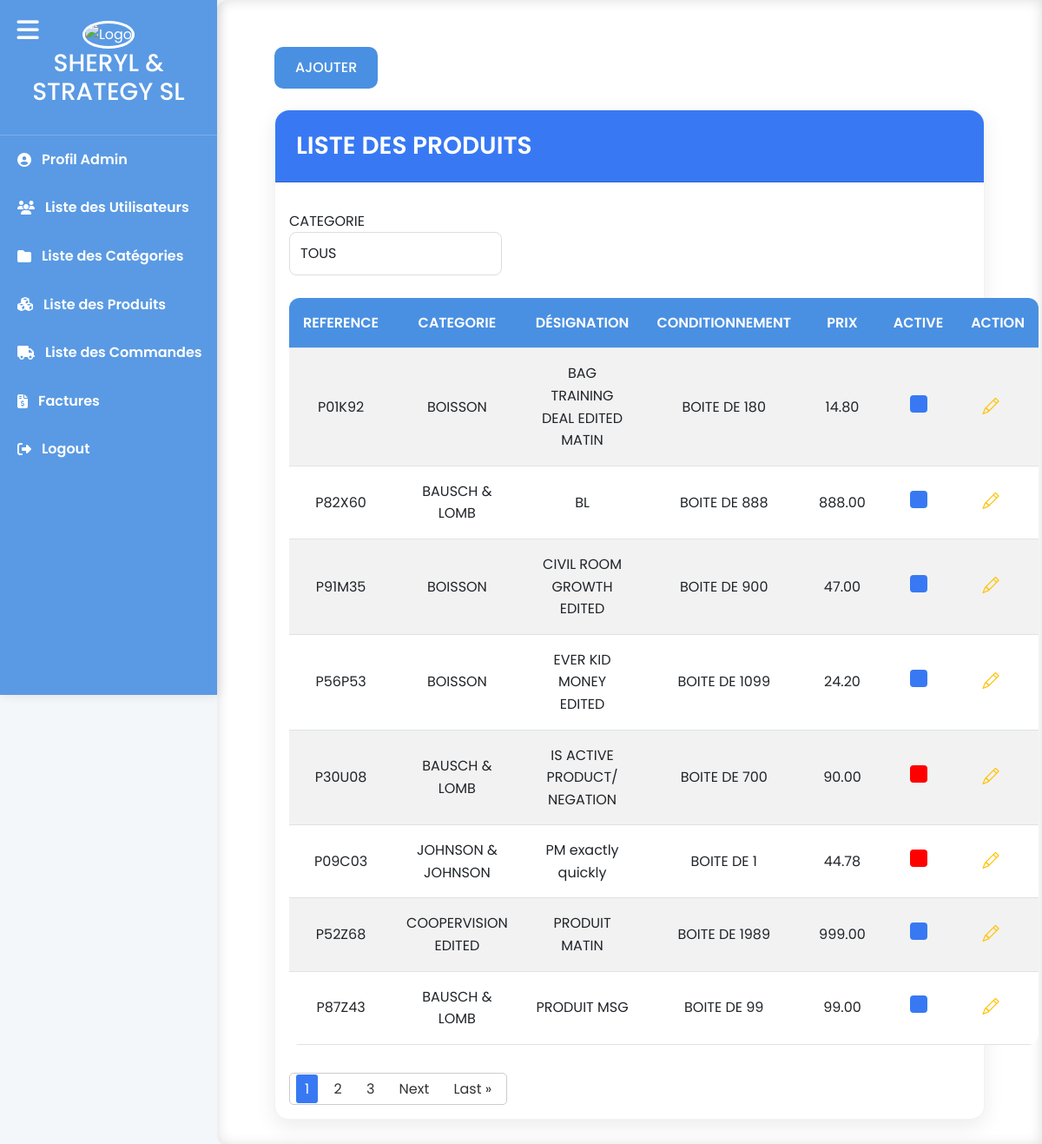
Before: /order_management/product_list/ (signed in) with the older database file.
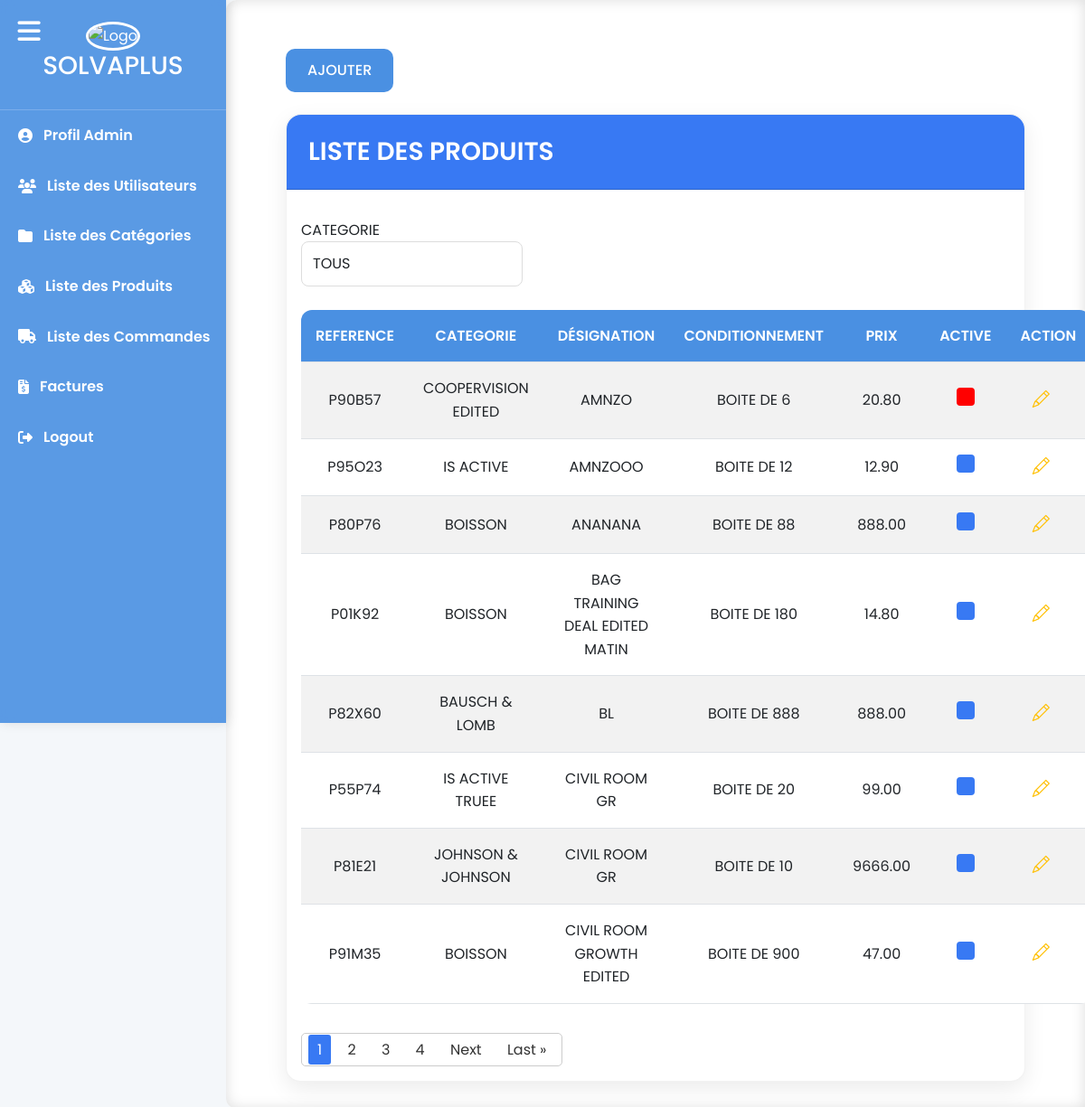
After: the same page with the newer database file.
### sherly_app/models.py (models this page shows, shortened)
class Societe(models.Model):
    nom1 = models.CharField(max_length=255, blank=True, null=True,default='SHERLY & STRATEGY SL')
    nom2 = models.CharField(max_length=255, blank=True, null=True,default='Division Optical')
    ligne1 = models.CharField(max_length=255, blank=True, null=True,default='AV Naciones Unidas')
    ligne2 = models.CharField(max_length=255, blank=True, null=True,default='Ed Cristamar 30,')
    ligne3 = models.CharField(max_length=255, blank=True, null=True,default='Peurto Banus 29660,')
    ligne4 = models.CharField(max_length=255, blank=True, null=True,default='Mail: admin@gmail.com')
    ligne5 = models.CharField(max_length=255, blank=True, null=True,default='Numero IVA: ESB06835052')
    logo = models.ImageField(upload_to='images/', null=True, blank=True)
    code_client = models.CharField(max_length=255,default='00033147853314')
    livre1=models.CharField(max_length=50,default='SCROTIS  OPTIC 2000')
    livre2=models.CharField(max_length=50,default='38 rue Saint Denis')
    livre3=models.CharField(max_length=50,default='92700 COLOMBES')
    livre4=models.CharField(max_length=50,default='FRANCE')
    achteur1=models.CharField(max_length=50,default='SCROTIS  OPTIC 2000 ')
    achteur2=models.CharField(max_length=50,default='38 rue Saint Denis')
    achteur3=models.CharField(max_length=50,default='92700 COLOMBES')
    achteur4=models.CharField(max_length=50,default='FRANCE')
    achteur5=models.CharField(max_length=50,default='Numero TVA Intraceo')
    achteur6=models.CharField(max_length=50,default='FR7547911891')
    nif=models.CharField(max_length=100,blank=True,null=True,default='NIF:B062835052-Nº IVA : ESB068350201152')
    phrase=models.CharField(max_length=100,default="L'expédition s'effectue conformément a nos conditions générales de vente")
    pays=models.CharField(max_length=100,default="ESPAGNE")
    telephone=models.CharField(max_length=100,default="+333333333333")
    tva = models.IntegerField(default=0)
    boite_envoi = models.CharField(max_length=100,default="gestionrecrutement@hotmail.com", error_messages={'invalid': "L'adresse email de boite d'envoi est invalide."})
    boite_reception = models.CharField(max_length=100,default="optiquejaures@hotmail.com", error_messages={'invalid': "L'adresse email de boite de réception est invalide."})
    pdf_pwd=models.CharField(max_length=20,default="Optical2024")

class Produit(models.Model):
    designation = models.CharField(max_length=255, blank=True, null=True)
    famille = models.ForeignKey(Famille, on_delete=models.CASCADE, blank=True, null=True)
    conditionnement_count = models.IntegerField(default=1)
    prix = models.DecimalField(max_digits=10, decimal_places=2)
    reference = models.CharField(max_length=7, default='', editable=False)  # Set editable to False to prevent manual editing
    is_active = models.BooleanField(default=True)  # Boolean field for activation status
    image = models.ImageField(upload_to='produits/', blank=True, null=True)

class Famille(models.Model):
    famille = models.CharField(max_length=255)
    description = RichTextField(blank=True, null=True)  # champ riche texte + image
    is_active = models.BooleanField(default=True)  # Boolean field for activation status
    image = models.ImageField(_('Image'), upload_to='familles/', blank=True)
    def __str__(self):
        return self.famille

### sherly_app/views.py (the view)
# urls.py: path('product_list/', user_passes_test(is_superuser, login_url='bl_login')(products_list), name='product_list'),
@login_required(login_url='bl_login')
def products_list(request):
    products = Produit.objects.all().order_by('designation')
    famille_list = Famille.objects.filter(is_active=True)
    items_per_page = 8
    paginator = Paginator(products, items_per_page)
    page = request.GET.get('page')
    try:
        products = paginator.page(page)
    except PageNotAnInteger:
        products = paginator.page(1)
    except EmptyPage:
        products = paginator.page(paginator.num_pages)
    return render(request, 'produits/liste.html', {'products': products,'famille_list':famille_list})

### sherly_app/context_processors.py (called while the page is built)
def societer_info(request):
    societe = Societe.objects.first()  # Retrieve societer information (adjust as necessary)
    return {'societe': societe}

def familles_context(request):
    familles = Famille.objects.all()  # Récupère toutes les familles
    return {'familles': familles}

def produits_context(request):
    produits = Produit.objects.all()  # Récupère toutes les familles
    return {'produits': produits}

### sherly_app/urls.py (called while the page is built)
def is_superuser(user):
    return user.is_superuser

### sherly_app/templates/produits/liste.html (shortened to what this page needs)
{% extends 'base.html' %}
{% block content %}
    <div class="container mt-4">
        <div class="container">
            <a href="{% url 'add_product' %}" class="btn btn-primary mb-4">AJOUTER</a>
            <div class="card">
                <div class="card-header" style="background-color: #3879f3; color: white;">
                    <h2 class="mb-0">LISTE DES PRODUITS</h2>
                </div>
                <div class="card-body">
                    <div class="row">
                        <div class="col-md-4">
                            <div class="form-group">
                                <label for="categorie1">CATEGORIE </label>
                                <select class="form-control" id="filterByFamille" name="filterByFamille">
                                    <option value=""  selected>TOUS</option>
                                </select>
                            </div>
                        </div>
                        <div class="col-md-3">
                        </div>
                    </div>
                    <br>
                    <table class="table table-striped" id="productTable">
                        <thead>
                            <tr>
                                <th>REFERENCE</th>
                                <th>CATEGORIE</th>
                                <th>DÉSIGNATION</th>
                                <th>CONDITIONNEMENT</th>
                                <th>PRIX</th>
                                <th>ACTIVE</th>
                                <th>ACTION</th>
                            </tr>
                        </thead>
                        <tbody>
                            {% for product in products %}
                                <tr data-famille="{{ product.famille.famille }}">
                                    <td>{{ product.reference }}</td>
                                    <td>{{ product.famille.famille}}</td>
                                    <td>{{ product.designation }}</td>
                                    <td>BOITE DE {{ product.conditionnement_count }}</td>
                                    <td>{{ product.prix }}</td>
                                    <td>
                                        <input type="checkbox" disabled {% if product.is_active %}checked{% endif %}>
                                    </td>
                                    <td>
                                        <a href="{% url 'edit_product' id=product.id %}" class="text-warning"><i class="bi bi-pencil"></i></a>
                                    </td>
                                </tr>
                            {% endfor %}
                        </tbody>
                    </table>
                    <div class="pagination">
                        <div class="pagination-inner">
                            {% for num in products.paginator.page_range %}
                                {% if num == products.number %}
                                    <span class="current-page">{{ num }}</span>
                                {% else %}
                                    <a class="pagination-link" href="?page={{ num }}">{{ num }}</a>
                                {% endif %}
                            {% endfor %}
                            {% if products.has_next %}
                                <a class="pagination-link" href="?page={{ products.next_page_number }}">Next</a>
                                <a class="pagination-link" href="?page={{ products.paginator.num_pages }}">Last &raquo;</a>
                            {% endif %}
                        </div>
                    </div>
                    </div>
                    </div>
                    </div>
                    </div>
                    {% endblock %}

### sherly_app/templates/base.html (shortened to what this page needs)
{% load static %}
<!DOCTYPE html>
<html lang="fr">
<head>
    <link href="https://cdn.jsdelivr.net/npm/bootstrap@5.3.0/dist/css/bootstrap.min.css" rel="stylesheet" />
    <link href="https://cdnjs.cloudflare.com/ajax/libs/font-awesome/6.4.0/css/all.min.css" rel="stylesheet" />
    <link href="https://cdn.jsdelivr.net/npm/bootstrap-icons@1.11.1/font/bootstrap-icons.css" rel="stylesheet" />
    <link href="{% static 'css/main.css' %}" rel="stylesheet" />
</head>
<body>
    <button id="sidebarCollapse" aria-label="Toggle Sidebar">
        <i class="fas fa-bars"></i>
    </button>
    <nav id="sidebar" class="fade-in">
        <div class="sidebar-header">
            <img src="{% static 'images/logo.png' %}" alt="Logo" class="fade-in">
            <h3>{{societe.nom1}}</h3>
        </div>
        {% if user.is_superuser %}
        <ul class="components">
            <li><a href="{% url 'profile' %}"><i class="fas fa-user-circle"></i> <span class="text">Profil Admin</span></a></li>
            <li><a href="{% url 'list_user' %}"><i class="fas fa-users"></i> <span class="text">Liste des Utilisateurs</span></a></li>
            <li><a href="{% url 'categorie_list' %}"><i class="fas fa-folder"></i> <span class="text">Liste des Catégories</span></a></li>
            <li><a href="{% url 'product_list' %}"><i class="fas fa-cubes"></i> <span class="text">Liste des Produits</span></a></li>
            <li><a href="{% url 'commande_list' %}"><i class="fas fa-truck"></i> <span class="text">Liste des Commandes</span></a></li>
            <li><a href="{% url 'facture' %}"><i class="fas fa-file-invoice-dollar"></i> <span class="text">Factures</span></a></li>
            <li><a href="{% url 'bl_logout' %}"><i class="fas fa-sign-out-alt"></i> <span class="text">Logout</span></a></li>
        </ul>
        {% else %}
        <ul class="components">
            <li><a href="{% url 'commande_list' %}"><i class="fas fa-truck"></i> <span class="text">Liste des Commandes</span></a></li>
            <li><a href="{% url 'bl_logout' %}"><i class="fas fa-sign-out-alt"></i> <span class="text">Logout</span></a></li>
        </ul>
        {% endif %}
    </nav>
    <div id="content" class="fade-in">
        <div class="container-fluid">
            {% block content %}
            {% endblock %}
        </div>
    </div>
</body>
</html>

Changed rows visible on the page:
no longer on this page (row unchanged): Produit: reference "P56P53", famille.famille "BOISSON", designation "EVER KID MONEY EDITED", conditionnement_count "1099", prix "24.20", is_active "☑"
no longer on this page (row unchanged): Produit: reference "P30U08", famille.famille "BAUSCH & LOMB", designation "IS ACTIVE PRODUCT/ NEGATION", conditionnement_count "700", prix "90.00"
no longer on this page (row unchanged): Produit: reference "P09C03", famille.famille "JOHNSON & JOHNSON", designation "PM exactly quickly", conditionnement_count "1", prix "44.78"
no longer on this page (row unchanged): Produit: reference "P52Z68", famille.famille "COOPERVISION EDITED", designation "PRODUIT MATIN", conditionnement_count "1989", prix "999.00", is_active "☑"
no longer on this page (row unchanged): Produit: reference "P87Z43", famille.famille "BAUSCH & LOMB", designation "PRODUIT MSG", conditionnement_count "99", prix "99.00", is_active "☑"
changed Societe: nom1 "SHERYL & STRATEGY SL" → "SOLVAPLUS"
added Produit: reference "P90B57", famille.famille "COOPERVISION EDITED", designation "AMNZO", conditionnement_count "6", prix "20.80"
added Produit: reference "P95O23", famille.famille "IS ACTIVE", designation "AMNZOOO", conditionnement_count "12", prix "12.90", is_active "☑"
added Produit: reference "P80P76", famille.famille "BOISSON", designation "ANANANA", conditionnement_count "88", prix "888.00", is_active "☑"
added Produit: reference "P55P74", famille.famille "IS ACTIVE TRUEE", designation "CIVIL ROOM GR", conditionnement_count "20", prix "99.00", is_active "☑"
added Produit: reference "P81E21", famille.famille "JOHNSON & JOHNSON", designation "CIVIL ROOM GR", conditionnement_count "10", prix "9666.00", is_active "☑"
Other visible differences:
new list line: "4"
